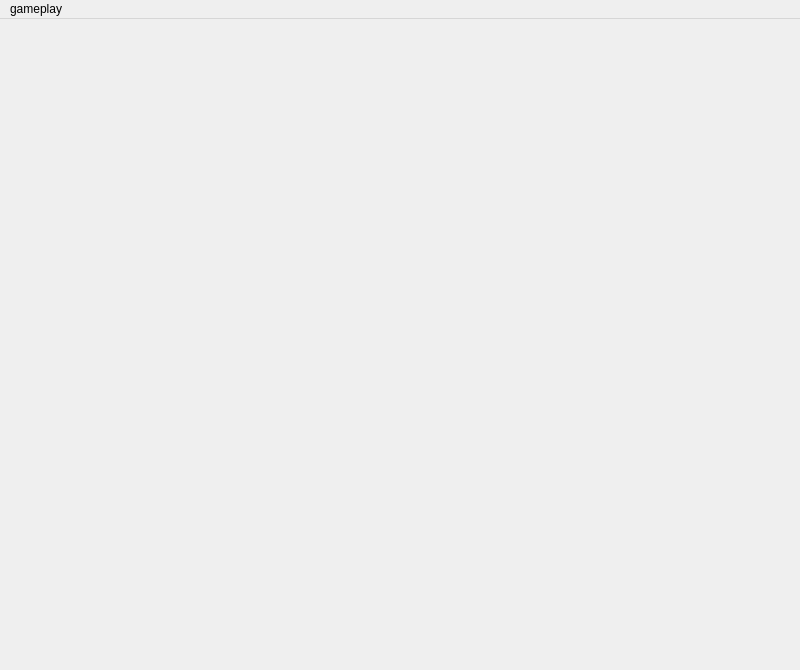
<?xml version="1.0" encoding="UTF-8"?>
<ui version="4.0">
 <class>MainWindow</class>
 <widget class="QMainWindow" name="MainWindow">
  <property name="geometry">
   <rect>
    <x>0</x>
    <y>0</y>
    <width>800</width>
    <height>670</height>
   </rect>
  </property>
  <property name="windowTitle">
   <string>MainWindow</string>
  </property>
  <widget class="QWidget" name="centralwidget">
   <layout class="QVBoxLayout" name="verticalLayout">
    <item>
     <widget class="KayGame" name="mGame" native="true"/>
    </item>
   </layout>
  </widget>
  <widget class="QMenuBar" name="menubar">
   <property name="geometry">
    <rect>
     <x>0</x>
     <y>0</y>
     <width>800</width>
     <height>23</height>
    </rect>
   </property>
   <widget class="QMenu" name="menu1">
    <property name="title">
     <string>gameplay</string>
    </property>
   </widget>
   <addaction name="menu1"/>
  </widget>
 </widget>
 <customwidgets>
  <customwidget>
   <class>KayGame</class>
   <extends>QWidget</extends>
   <header>KayGame.h</header>
   <container>1</container>
  </customwidget>
 </customwidgets>
 <resources/>
 <connections/>
</ui>
